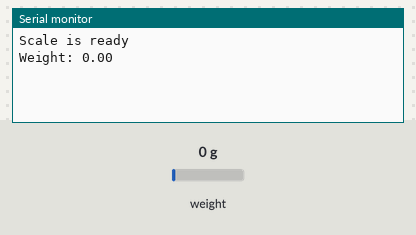
A sketch run on a simulated ESP32. On the bench: the last lines printed to the serial monitor. The test bench sets the inputs (shaded band); at power-on: weight on the scale 0 g.

Above: at 2.2 s.
2.3 s: weight on the scale set to 100 g
At 3.6 s:
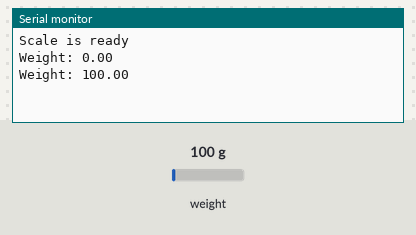
3.8 s: weight on the scale set to 1250 g
At 4.9 s:
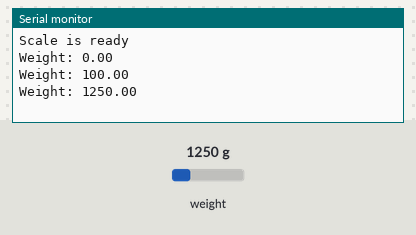
Timing chart, 0 to 6.8 s (numbered marks = the images above; inputs shaded):
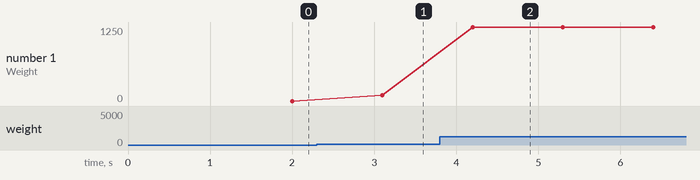

Measured:
- after the input at 2.3 s, the serial monitor: prints a new line after 0.80 s (image 1)
- after the input at 3.8 s, the serial monitor: prints a new line after 0.40 s (image 2)
- plotted number 1: 0 → 100 after the input at 2.3 s, 100 → 1250 after the input at 3.8 s

The sketch:

esp32test2.ino
```cpp
#include "HX711.h"

// Define pins connected to HX711
const int LOADCELL_DOUT_PIN = 19;  // DT pin
const int LOADCELL_SCK_PIN = 18;   // SCK pin

HX711 scale;

void setup() {
  Serial.begin(115200);

  // Initialize the scale
  scale.begin(LOADCELL_DOUT_PIN, LOADCELL_SCK_PIN);

  // Set the calibration factor (you'll need to find this)
  scale.set_scale(2280.f);  // This value is just an example, you'll need to calibrate

  // Reset the scale to zero
  scale.tare();
  Serial.println("Scale is ready");
}

void loop() {
  if (scale.is_ready()) {
    // Take an average of 10 readings
    float weight = scale.get_units(10);

    Serial.print("Weight: ");
    Serial.println(weight, 2);  // Print with 2 decimal places
  } else {
    Serial.println("HX711 not found.");
  }

  delay(100); // Wait for 1 second
}
```
